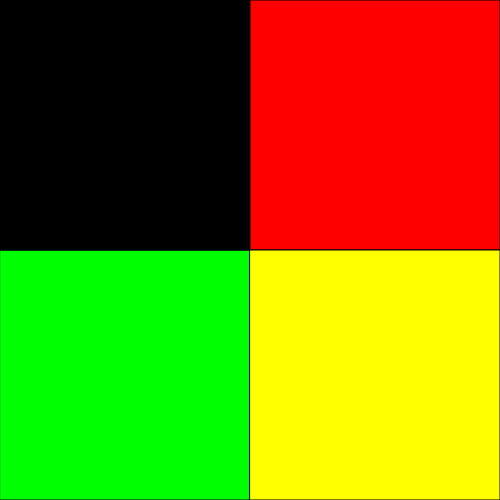
Frame 1 (no input)
Frame 60 (no input): identical to frame 1, image omitted
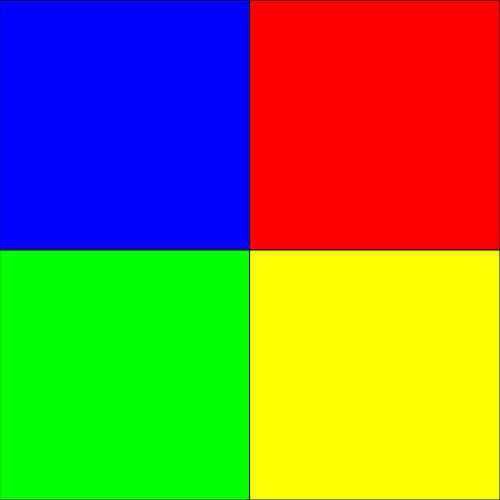
Frame 120 (the mouse pressed at the canvas centre since frame 60)

The p5.js sketch that drew these frames (run headless with seeded random() and noise() and a simulated clock; from frame 60 on, the mouse is pressed at the canvas centre):

// p5.js sketch
// ── sketch.js
function setup(){
  createCanvas(500,500);
  background(0,0,0);

}

function draw(){
  var mousePositionX = map(mouseX,0,500,0,255);
  var mousePositionY = map(mouseY,0,500,0,255);

  //map(value,left side of the canvas, right side of the canvas, RGB lower colour range,RGB upper range)
  console.log(mouseX);
  fill(0,0,255);
  blueSquare()
  fill(0,255,0);
  greenSquare()
  fill(255,0,0);
  redSquare()
  fill(255,255,0);
  yellowSquare()


  if (mouseX < 250 && mouseY < 250){
    fill(0,0,0);
    blueSquare()
  }

  if (mouseX > 250 && mouseX < 500 && mouseY > 0 && mouseY < 250 ){
    fill(0,0,0);
    redSquare()
  }

  if (mouseX > 0 && mouseX < 250 && mouseY > 250 && mouseY < 500){
    fill(0,0,0);
    greenSquare()

}
if (mouseX > 250 && mouseX < 500 && mouseY > 250 && mouseY < 500 ){
  fill(0,0,0);
  yellowSquare()
}
}


function blueSquare(){
  rect(0,0,250,250);
}

function redSquare(){
  rect(250,0,250,250);
}

function greenSquare(){
  rect(0,250,250,250);
}

function yellowSquare(){
  rect(250,250,250,250);
}
